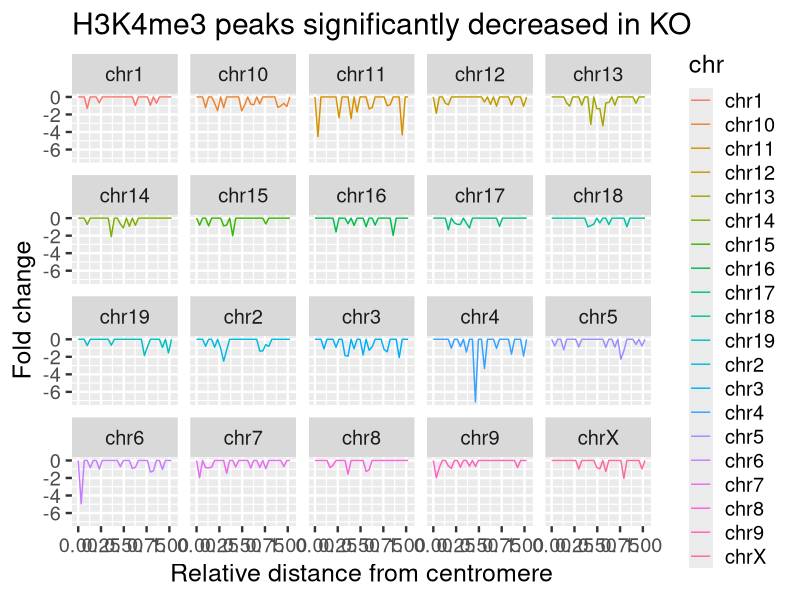

Recreate this plot in R.
#Calculate distance from centromeres and telomeres as a fraction of the way across the chromosome and graph the results.
#Using 

library("ggplot2")

#Load the data and keep only the chromosome, peak start location, and fold change columns.
Data = read.table("H3K4me3-downinKOpeaks.txt", header=TRUE, stringsAsFactors = FALSE)
Data <- data.frame(Data[,1], Data[,2], Data[,9])
names(Data) <- c("chr", "loc", "fold")

#Load chromosome lengths for the mm9 mouse genome.
Chromosomes = read.table("mm9ChromosomeLengths.txt", sep="\t", stringsAsFactors = FALSE)

#Append chromosome lengths to the data frame in a new column called ChromLength
Results <- cbind(Data, ChromLength=vector(mode="integer",length= nrow(Data)))
for (i in 1:nrow(Results))
{
  n = Chromosomes[which(Chromosomes$V1 == Data[i,1]),2]
  Results[i,"ChromLength"] = n[1]
}

#Append fractional distance along the centromere to the data frame in a new column called Dist
Results <- cbind(Results, Dist=vector(mode="integer",length= nrow(Data)))
Results[,"Dist"] <- (Results[,"loc"])/(Results[,"ChromLength"])

#Graph it using ggplot2:
theme_set(theme_gray(base_size = 18)) #make fonts bigger
hist_results <- ggplot(Results, aes(x=Dist, colour=chr, weight=fold))
hist_results + geom_freqpoly(binwidth=0.033) + xlab("Relative distance from centromere") + 
       facet_wrap("chr") + labs(title="H3K4me3 peaks significantly decreased in KO") + ylab("Fold change")

